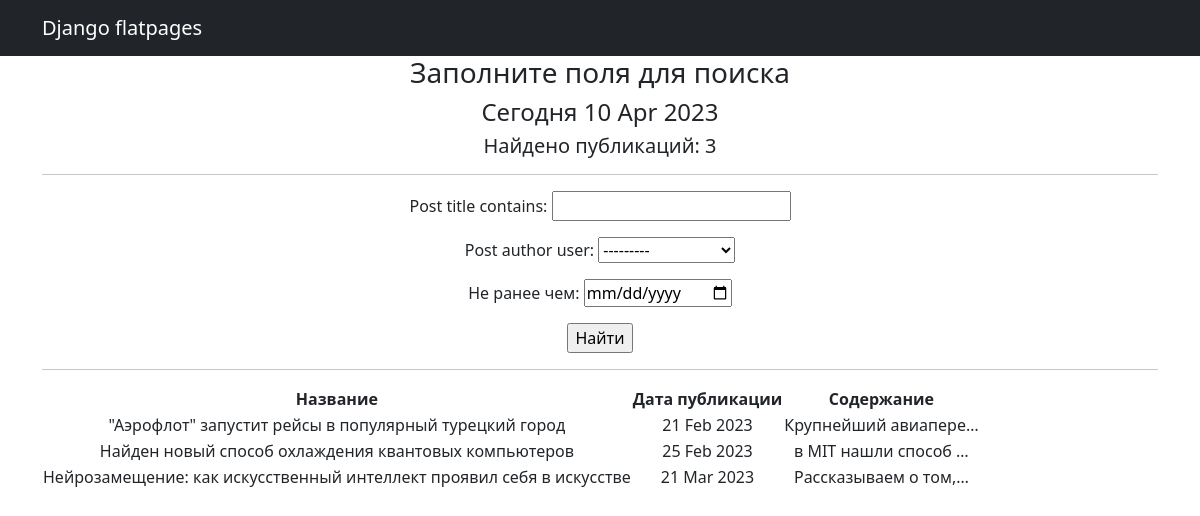
The app's page /news/search/ with its own data.
### NewsPortal/models.py (models this page shows, shortened)
class Post(models.Model):
    post_author = models.ForeignKey(Author, on_delete=models.CASCADE)
    post_type = models.CharField(choices=POST_TYPES, max_length=2)
    post_time = models.DateTimeField(auto_now_add=True)
    post_categories = models.ManyToManyField(Category, through='PostCategory')
    post_title = models.CharField(max_length=255)
    post_text = models.TextField()
    post_rating = models.IntegerField(default=0)

### NewsPortal/views.py (the view)
# urls.py: path('search/', SearchList.as_view(), name='post_search'),
class SearchList(ListView):
    model = Post
    template_name = 'search_page.html'
    context_object_name = 'posts'
    def get_queryset(self):
        queryset = super().get_queryset()
        self.filterset = PostFilter(self.request.GET, queryset)
        return self.filterset.qs
    def get_context_data(self, **kwargs):
        context = super().get_context_data(**kwargs)
        context['filterset'] = self.filterset
        context['time_now'] = datetime.utcnow()
        return context

### NewsPortal/templatetags/censor.py (called while the page is built)
@register.filter()
def censor(text):
    if type(text) == str:
        censored_words = ["редиска", "валенок", "козёл", "козел"]
        for word in censored_words:
            text = text.replace(word, word[0]+'*' * (len(word)-1))
        return text
    else:
        print("TypeError")

### templates/search_page.html (shortened to what this page needs)
{% extends 'flatpages/default.html' %}
{% load censor %}
{% load custom_tags %}
{% block content %}
    <h3>Заполните поля для поиска</h3>
    <h4>Сегодня {{ time_now|date:'d M Y' }}</h4>
    <h5>Найдено публикаций: {{ posts|length }} </h5>
    <hr>
    <form action="" method="get">
        {{ filterset.form.as_p }}
        <input type="submit" value="Найти" />
    </form>
    <hr>
   {% if posts %}
        <table>
            <tr>
                <td><strong>Название</strong></td>
                <td><strong>Дата публикации</strong></td>
                <td><strong>Содержание</strong></td>
            </tr>
            {% for post in posts %}
            <tr>
                <td>{{ post.post_title|censor }}</td>
                <td>{{ post.post_time|date:'d M Y' }}</td>
                <td>{{ post.post_text|truncatechars:20|censor }}</td>
            </tr>
            {% endfor %}
        </table>
    {% else %}
        <h2>Нет новостей!</h2>
    {% endif %}
{% endblock content %}

### templates/flatpages/default.html (shortened to what this page needs)
<!DOCTYPE html>
<html lang="en">
    <head>
        {% load static %}
        <link href="{% static 'css/styles.css' %}" rel="stylesheet" />
    </head>
    <body>
<nav class="navbar navbar-expand-lg navbar-dark bg-dark static-top">
   <div class="container">
       <a class="navbar-brand" href="#">Django flatpages</a>
   </div>
</nav>
        <div class="container">
            <div class="row">
                 <div class="col-lg-12 text-center">
                    {% block content %}{% endblock content %}
                </div>
            </div>
        </div>
    </body>
</html>

### records on screen
Post: post_title|censor "\"Аэрофлот\" запустит рейсы в популярный турецкий город", post_time "21 Feb 2023", post_text|censor "Крупнейший авиапере…"
Post: post_title|censor "Найден новый способ охлаждения квантовых компьютеров", post_time "25 Feb 2023", post_text|censor "в MIT нашли способ …"
Post: post_title|censor "Нейрозамещение: как искусственный интеллект проявил себя в искусстве", post_time "21 Mar 2023", post_text|censor "Рассказываем о том,…"

### other values on screen
{{ time_now|date:'d M Y' }} "10 Apr 2023"
{{ posts|length }} "3"
